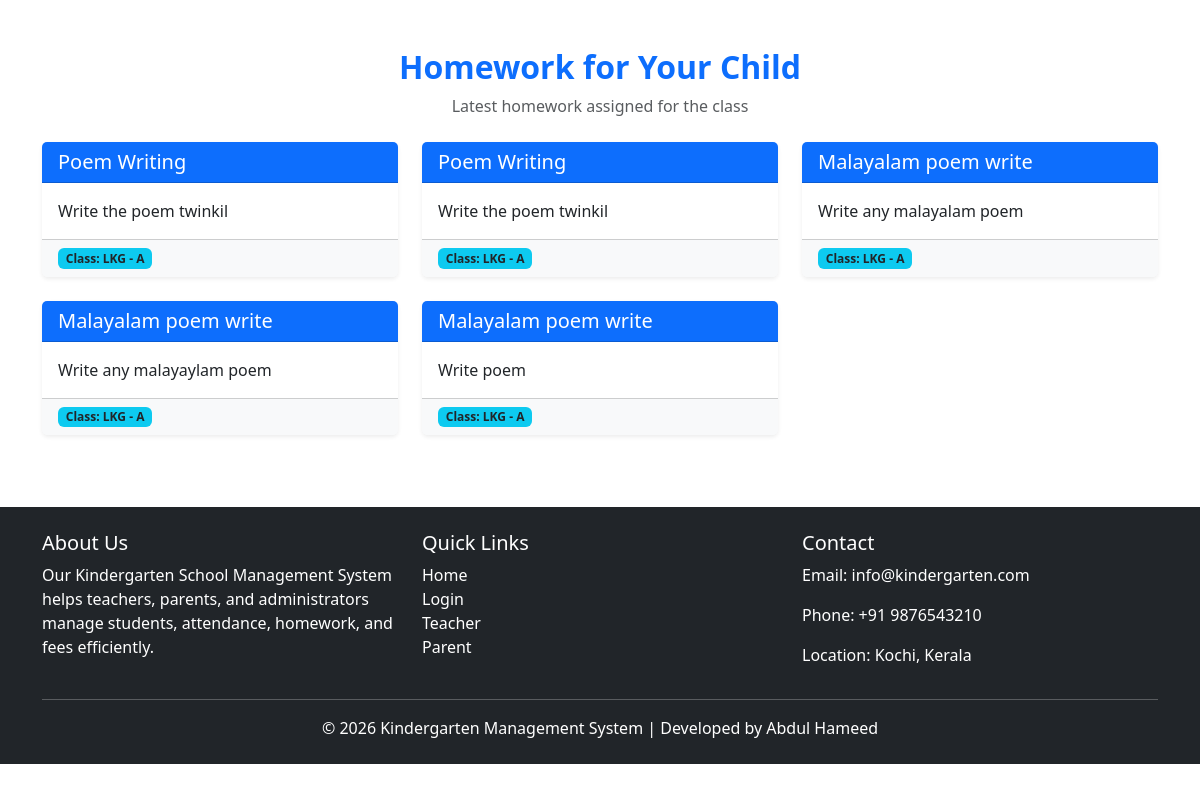
Page /parent/homework/ (signed in) on the committed database.
### MUN_APP/models.py (models this page shows, shortened)
class Homework(models.Model):
    class_section = models.ForeignKey(ClassSection, on_delete=models.CASCADE)
    title = models.CharField(max_length=200)
    description = models.TextField()
    date = models.DateField(default=timezone.now)

class ClassSection(models.Model):
    class_name = models.CharField(max_length=100)  # LKG, UKG
    section = models.CharField(max_length=10, blank=True, null=True)  # A, B, C
    def __str__(self):
        return f"{self.class_name} - {self.section}"

### MUN_APP/views.py (the view)
# urls.py: path("parent/homework/", views.parentHomework, name="parent_homework"),
def parentHomework(request):
    parent_id = request.session.get("user_id")
    students = Student.objects.filter(parent_id=parent_id)
    class_list = [s.class_section_id for s in students]
    homework = Homework.objects.filter(class_section_id__in=class_list)
    return render(request, "parent/homework.html", {"homework": homework})

### MUN_APP/templates/parent/homework.html
<link href="https://cdn.jsdelivr.net/npm/bootstrap@5.3.2/dist/css/bootstrap.min.css" rel="stylesheet">
<div class="container mt-5">
    <div class="text-center mb-4">
        <h2 class="fw-bold text-primary">Homework for Your Child</h2>
        <p class="text-muted">Latest homework assigned for the class</p>
    </div>
    <div class="row">
        {% for h in homework %}
        <div class="col-md-6 col-lg-4 mb-4">
            <div class="card shadow-sm h-100 border-0">
                <div class="card-header bg-primary text-white">
                    <h5 class="mb-0">{{ h.title }}</h5>
                </div>
                <div class="card-body">
                    <p class="card-text">
                        {{ h.description }}
                    </p>
                </div>
                <div class="card-footer bg-light">
                    <span class="badge bg-info text-dark">
                        Class: {{ h.class_section }}
                    </span>
                </div>
            </div>
        </div>
        {% empty %}
        <div class="col-12 text-center">
            <div class="alert alert-warning">
                No homework assigned yet.
            </div>
        </div>
        {% endfor %}
    </div>
</div>
{% include "footer.html" %}

### rows in the picture
Homework: title "Poem Writing", description "Write the poem twinkil", class_section "LKG - A"
Homework: title "Poem Writing", description "Write the poem twinkil", class_section "LKG - A"
Homework: title "Malayalam poem write", description "Write any malayalam poem", class_section "LKG - A"
Homework: title "Malayalam poem write", description "Write any malayaylam poem", class_section "LKG - A"
Homework: title "Malayalam poem write", description "Write poem", class_section "LKG - A"
